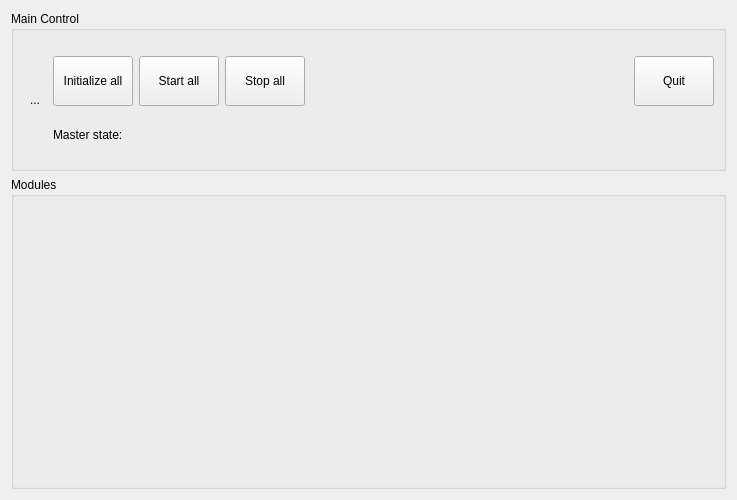
<?xml version="1.0" encoding="UTF-8"?>
<ui version="4.0">
 <class>menuWidget</class>
 <widget class="QWidget" name="menuWidget">
  <property name="geometry">
   <rect>
    <x>0</x>
    <y>0</y>
    <width>737</width>
    <height>500</height>
   </rect>
  </property>
  <property name="windowTitle">
   <string>stateWidget</string>
  </property>
  <layout class="QVBoxLayout" name="verticalLayout_2">
   <item>
    <widget class="QGroupBox" name="grpBoxMainControl">
     <property name="sizePolicy">
      <sizepolicy hsizetype="Preferred" vsizetype="Fixed">
       <horstretch>0</horstretch>
       <verstretch>0</verstretch>
      </sizepolicy>
     </property>
     <property name="minimumSize">
      <size>
       <width>0</width>
       <height>160</height>
      </size>
     </property>
     <property name="title">
      <string>Main Control</string>
     </property>
     <layout class="QHBoxLayout" name="horizontalLayout_4">
      <item>
       <widget class="QToolButton" name="btnEmergency">
        <property name="text">
         <string>...</string>
        </property>
        <property name="iconSize">
         <size>
          <width>100</width>
          <height>100</height>
         </size>
        </property>
        <property name="toolButtonStyle">
         <enum>Qt::ToolButtonIconOnly</enum>
        </property>
        <property name="autoRaise">
         <bool>true</bool>
        </property>
       </widget>
      </item>
      <item>
       <layout class="QVBoxLayout" name="verticalLayout">
        <item>
         <layout class="QHBoxLayout" name="horizontalLayout">
          <item>
           <widget class="QPushButton" name="btnInitializeAll">
            <property name="sizePolicy">
             <sizepolicy hsizetype="Fixed" vsizetype="Maximum">
              <horstretch>0</horstretch>
              <verstretch>0</verstretch>
             </sizepolicy>
            </property>
            <property name="minimumSize">
             <size>
              <width>0</width>
              <height>50</height>
             </size>
            </property>
            <property name="text">
             <string>Initialize all</string>
            </property>
           </widget>
          </item>
          <item>
           <widget class="QPushButton" name="btnStartAll">
            <property name="minimumSize">
             <size>
              <width>0</width>
              <height>50</height>
             </size>
            </property>
            <property name="text">
             <string>Start all</string>
            </property>
           </widget>
          </item>
          <item>
           <widget class="QPushButton" name="btnStopAll">
            <property name="minimumSize">
             <size>
              <width>0</width>
              <height>50</height>
             </size>
            </property>
            <property name="text">
             <string>Stop all</string>
            </property>
           </widget>
          </item>
          <item>
           <spacer name="horizontalSpacer_2">
            <property name="orientation">
             <enum>Qt::Horizontal</enum>
            </property>
            <property name="sizeHint" stdset="0">
             <size>
              <width>40</width>
              <height>20</height>
             </size>
            </property>
           </spacer>
          </item>
          <item>
           <widget class="QPushButton" name="btnQuit">
            <property name="minimumSize">
             <size>
              <width>0</width>
              <height>50</height>
             </size>
            </property>
            <property name="text">
             <string>Quit</string>
            </property>
           </widget>
          </item>
         </layout>
        </item>
        <item>
         <layout class="QHBoxLayout" name="horizontalLayout_2">
          <property name="sizeConstraint">
           <enum>QLayout::SetFixedSize</enum>
          </property>
          <item>
           <widget class="QLabel" name="label">
            <property name="sizePolicy">
             <sizepolicy hsizetype="Preferred" vsizetype="Maximum">
              <horstretch>0</horstretch>
              <verstretch>0</verstretch>
             </sizepolicy>
            </property>
            <property name="text">
             <string>Master state:</string>
            </property>
           </widget>
          </item>
          <item>
           <widget class="QLabel" name="lblMasterState">
            <property name="sizePolicy">
             <sizepolicy hsizetype="Preferred" vsizetype="Fixed">
              <horstretch>0</horstretch>
              <verstretch>0</verstretch>
             </sizepolicy>
            </property>
            <property name="text">
             <string>&lt;state&gt;</string>
            </property>
           </widget>
          </item>
          <item>
           <spacer name="horizontalSpacer">
            <property name="orientation">
             <enum>Qt::Horizontal</enum>
            </property>
            <property name="sizeHint" stdset="0">
             <size>
              <width>40</width>
              <height>0</height>
             </size>
            </property>
           </spacer>
          </item>
         </layout>
        </item>
       </layout>
      </item>
     </layout>
    </widget>
   </item>
   <item>
    <widget class="QGroupBox" name="grpBoxModules">
     <property name="title">
      <string>Modules</string>
     </property>
    </widget>
   </item>
  </layout>
 </widget>
 <resources/>
 <connections/>
</ui>
